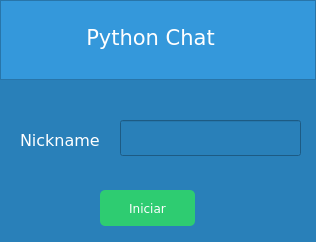
<?xml version="1.0" encoding="UTF-8"?>
<ui version="4.0">
 <class>Form</class>
 <widget class="QWidget" name="Form">
  <property name="geometry">
   <rect>
    <x>0</x>
    <y>0</y>
    <width>316</width>
    <height>242</height>
   </rect>
  </property>
  <property name="minimumSize">
   <size>
    <width>0</width>
    <height>242</height>
   </size>
  </property>
  <property name="windowTitle">
   <string>Form</string>
  </property>
  <property name="styleSheet">
   <string notr="true">background-color: #2980b9;</string>
  </property>
  <widget class="QFrame" name="frame">
   <property name="geometry">
    <rect>
     <x>0</x>
     <y>0</y>
     <width>316</width>
     <height>80</height>
    </rect>
   </property>
   <property name="styleSheet">
    <string notr="true">background-color: #3498db;</string>
   </property>
   <property name="frameShape">
    <enum>QFrame::StyledPanel</enum>
   </property>
   <property name="frameShadow">
    <enum>QFrame::Raised</enum>
   </property>
   <widget class="QLabel" name="label">
    <property name="geometry">
     <rect>
      <x>40</x>
      <y>10</y>
      <width>221</width>
      <height>41</height>
     </rect>
    </property>
    <property name="font">
     <font>
      <family>DejaVu Sans</family>
     </font>
    </property>
    <property name="styleSheet">
     <string notr="true">color:white;</string>
    </property>
    <property name="text">
     <string>&lt;html&gt;&lt;head/&gt;&lt;body&gt;&lt;p align=&quot;center&quot;&gt;&lt;span style=&quot; font-size:24pt; vertical-align:sub;&quot;&gt;Python Chat&lt;/span&gt;&lt;/p&gt;&lt;/body&gt;&lt;/html&gt;</string>
    </property>
   </widget>
  </widget>
  <widget class="QLabel" name="label_2">
   <property name="geometry">
    <rect>
     <x>20</x>
     <y>130</y>
     <width>81</width>
     <height>21</height>
    </rect>
   </property>
   <property name="font">
    <font>
     <family>DejaVu Sans</family>
    </font>
   </property>
   <property name="styleSheet">
    <string notr="true">color: white;</string>
   </property>
   <property name="text">
    <string>&lt;html&gt;&lt;head/&gt;&lt;body&gt;&lt;p&gt;&lt;span style=&quot; font-size:12pt;&quot;&gt;Nickname&lt;/span&gt;&lt;/p&gt;&lt;/body&gt;&lt;/html&gt;</string>
   </property>
  </widget>
  <widget class="QLineEdit" name="usernameLineEdit">
   <property name="geometry">
    <rect>
     <x>120</x>
     <y>120</y>
     <width>181</width>
     <height>36</height>
    </rect>
   </property>
  </widget>
  <widget class="QPushButton" name="joinButton">
   <property name="geometry">
    <rect>
     <x>100</x>
     <y>190</y>
     <width>95</width>
     <height>36</height>
    </rect>
   </property>
   <property name="font">
    <font>
     <family>DejaVu Sans</family>
    </font>
   </property>
   <property name="styleSheet">
    <string notr="true">QPushButton {
	background-color: #2ecc71;
	border-radius: 5px;
	color: white;
}

QPushButton:hover {
	background-color: #27ae60;
}</string>
   </property>
   <property name="text">
    <string>Iniciar</string>
   </property>
  </widget>
 </widget>
 <resources/>
 <connections/>
</ui>
